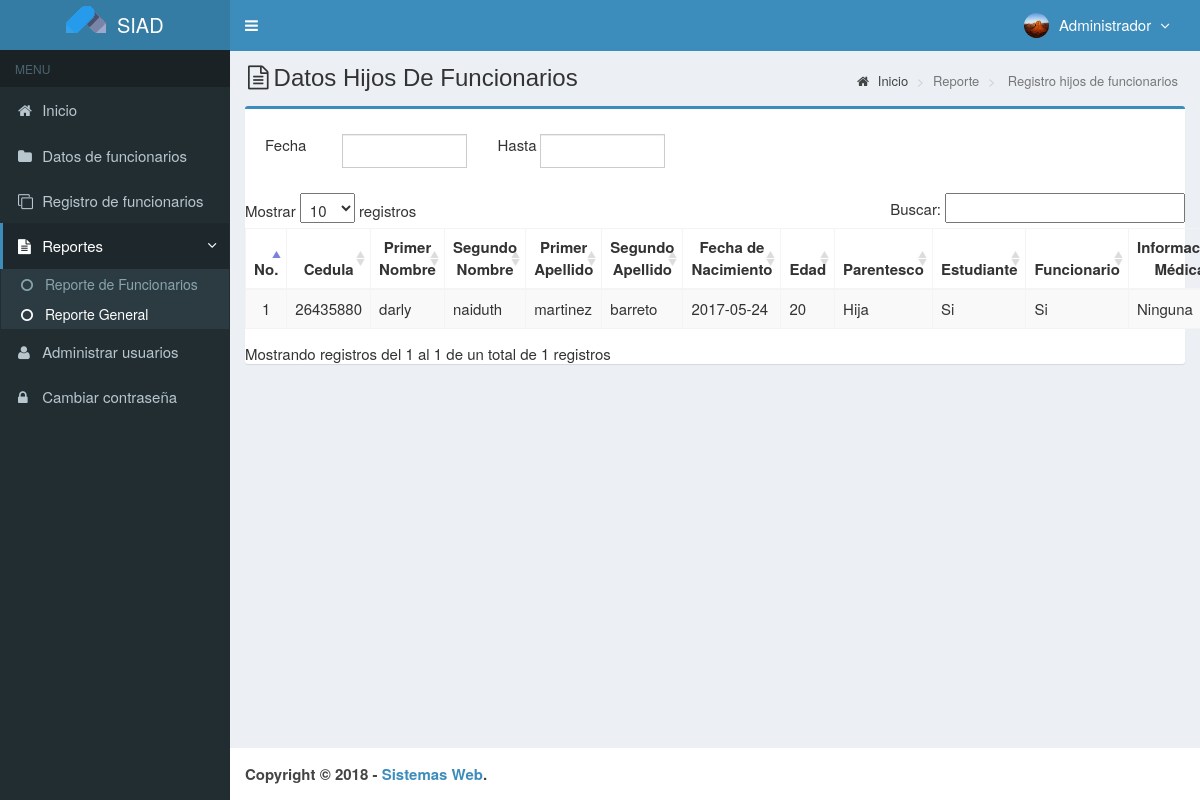
Page /main.php?module=stock_report (signed in) on the committed database.
### tables this page shows
CREATE TABLE `usuarios` (
  `id_user` int(3) NOT NULL,
  `username` varchar(50) NOT NULL,
  `name_user` varchar(50) NOT NULL,
  `password` varchar(50) NOT NULL,
  `correo_i` varchar(50) DEFAULT NULL,
  `telefono` varchar(13) DEFAULT NULL,
  `foto` varchar(100) DEFAULT NULL,
  `permisos_acceso` enum('Super Admin','Gerente','Almacen') NOT NULL,
  `status` enum('activo','bloqueado') NOT NULL DEFAULT 'activo',
  `created_at` timestamp NOT NULL DEFAULT CURRENT_TIMESTAMP,
  `updated_at` timestamp NOT NULL DEFAULT CURRENT_TIMESTAMP ON UPDATE CURRENT_TIMESTAMP
);

CREATE TABLE `familiares` (
  `cedula` int(15) NOT NULL,
  `p_nombre` varchar(50) NOT NULL,
  `s_nombre` varchar(50) NOT NULL,
  `p_apellido` varchar(50) NOT NULL,
  `s_apellido` varchar(50) NOT NULL,
  `fec_nac` date NOT NULL,
  `edad` int(3) NOT NULL,
  `parentesco` varchar(20) NOT NULL,
  `estudiante` varchar(3) NOT NULL,
  `funcionario` varchar(3) NOT NULL,
  `inf_med` varchar(200) NOT NULL
);

### modules/stock_report/view.php (the view, shortened to what this page needs)
<section class="content-header">
  <h1>
    <i class="fa fa-file-text-o icon-title"></i>Datos Hijos De Funcionarios
  </h1>
  <ol class="breadcrumb">
    <li><a href="?module=start"><i class="fa fa-home"></i> Inicio</a></li>
    <li class="active">Reporte</li>
    <li class="active"> Registro hijos de funcionarios</li>
  </ol>
</section>
<section class="content">
  <div class="row">
    <div class="col-md-12">
      <div class="box box-primary">
        <form role="form" class="form-horizontal" method="GET" action="modules/stock_report/print.php" target="_blank">
          <div class="box-body">
            <div class="form-group">
              <label class="col-sm-1">Fecha</label>
              <div class="col-sm-2">
                <input type="text" class="form-control date-picker" data-date-format="dd-mm-yyyy" name="tgl_awal" autocomplete="off" required>
              </div>
              <label class="col-sm-1">Hasta</label>
              <div class="col-sm-2">
                <input style="margin-left:-35px" type="text" class="form-control date-picker" data-date-format="dd-mm-yyyy" name="tgl_akhir" autocomplete="off" required>
              </div>
            </div>
          </div>
          <table id="dataTables1" class="table table-bordered table-striped table-hover">
            <thead>
              <tr>
                <th class="center">No.</th>
                <th class="center">Cedula</th>
                <th class="center">Primer Nombre</th>
                <th class="center">Segundo Nombre</th>
                <th class="center">Primer Apellido</th>
                <th class="center">Segundo Apellido</th>
                <th class="center">Fecha de Nacimiento</th>
                <th class="center">Edad</th>
                <th class="center">Parentesco</th>
                <th class="center">Estudiante</th>
                <th class="center">Funcionario</th>
                <th class="center">Información Médica</th>
              </tr>
            </thead>
            <tbody>
            <?php
            $no = 1;
            $query = mysqli_query($mysqli, "SELECT cedula,p_nombre,s_nombre,p_apellido,s_apellido,fec_nac,edad,parentesco,estudiante,funcionario,inf_med FROM familiares ORDER BY cedula ASC")
                                            or die('Error: '.mysqli_error($mysqli));
            while ($data = mysqli_fetch_assoc($query)) {
              echo "<tr>
                      <td width='30' class='center'>$no</td>
                      <td width='80' class='center'>$data[cedula]</td>
                      <td width='80'>$data[p_nombre]</td>
                      <td width='80'>$data[s_nombre]</td>
                      <td width='80'>$data[p_apellido]</td>
                      <td width='80'>$data[s_apellido]</td>
                      <td width='80'>$data[fec_nac]</td>
                      <td width='80'>$data[edad]</td>
                      <td width='80'>$data[parentesco]</td>
                      <td width='80'>$data[estudiante]</td>
                      <td width='80'>$data[funcionario]</td>
                      <td width='80'>$data[inf_med]</td>
                    </tr>";
              $no++;
            }
            ?>
            </tbody>
          </table>
</section>
    </div>
  </div>

### top-menu.php (shortened to what this page needs)
<?php
require_once "config/database.php";
$query = mysqli_query($mysqli, "SELECT id_user, name_user, foto, permisos_acceso FROM usuarios WHERE id_user='$_SESSION[id_user]'")
                                or die('error: '.mysqli_error($mysqli));
$data = mysqli_fetch_assoc($query);
?>
<li class="dropdown user user-menu">
  <a href="#" class="dropdown-toggle" data-toggle="dropdown">
  <?php
  if ($data['foto']=="") { ?>
    <img src="images/user/user-default.png" class="user-image" alt="User Image"/>
  <?php
  }
  else { ?>
    <img src="images/user/<?php echo $data['foto']; ?>" class="user-image" alt="User Image"/>
  <?php
  }
  ?>
    <span class="hidden-xs"><?php echo $data['name_user']; ?> <i style="margin-left:5px" class="fa fa-angle-down"></i></span>
  </a>
</li>

### assets/css/style.css (style rules this page uses)
label { display: inline-block; font-size: 15px; font-weight: 400; margin-bottom: 5px; max-width: 100%; }
.form-control { background-color: #fff; background-image: none; border: 1px solid #ccc; border-radius: 4px; box-shadow: 0 1px 1px rgba(0, 0, 0, 0.075) inset; color: #555; display: block; font-size: 15px; height: 34px; line-height: 1.42857; padding: 6px 12px; transition: border-color 0.15s ease-in-out 0s, box-shadow 0.15s ease-in-out 0s; width: 100%; }
.content-header { padding: 15px 18px 0; position: relative; }
.content-header > .breadcrumb { background: transparent none repeat scroll 0 0; border-radius: 2px; float: right; font-size: 13px; margin-bottom: 0; margin-top: 0; padding: 7px 12px; position: absolute; right: 10px; top: 15px; }
.center { text-align:center; }
.icon-title { margin-right: 5px; }
body { background-color: #fff; color: #333; font-size: 15px; line-height: 1.42857; }

### rows in the picture
usuarios: foto (picture), name_user "Administrador"
familiares: cedula "26435880", p_nombre "darly", s_nombre "naiduth", p_apellido "martinez", s_apellido "barreto", fec_nac "2017-05-24", edad "20", parentesco "Hija", estudiante "Si", funcionario "Si", inf_med "Ninguna"
